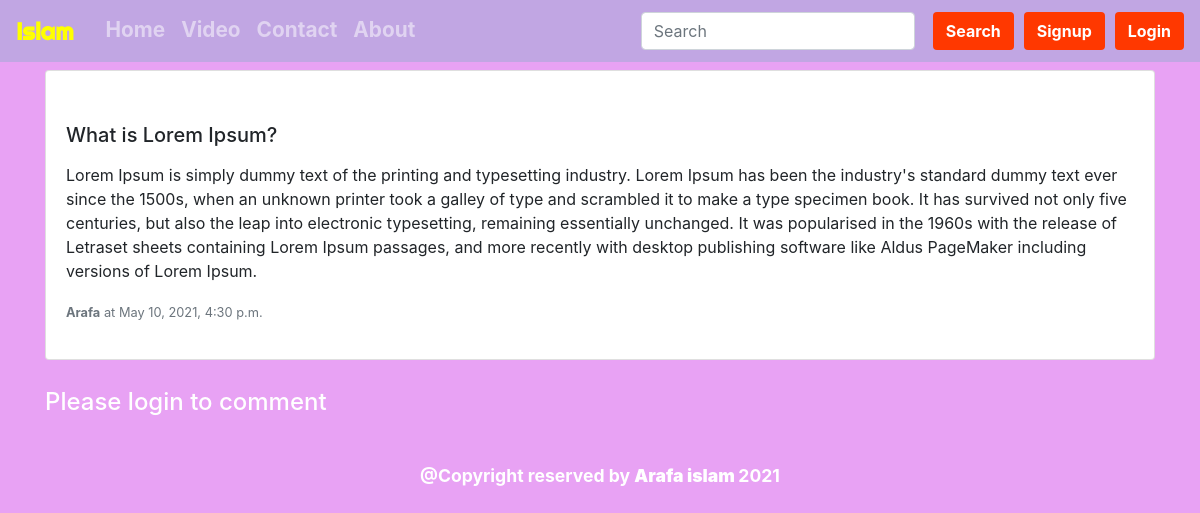
Page /myapp/what-is-lorem-ipsum-3 on the committed database.
### myapp/models.py (models this page shows, shortened)
class Post(models.Model):
    sno = models.AutoField(primary_key=True)
    title = models.CharField(max_length=300)
    slug = AutoSlugField(populate_from='title', unique_with='sno')
    content = models.TextField()
    author = models.CharField(max_length=25)
    timestamp = models.DateTimeField(default=now,blank=True)

### myapp/views.py (the view)
# urls.py: path('<str:slug>',views.homeviews,name='homeviews')
def homeviews(request,slug):
    post = Post.objects.filter(slug=slug).first()
    comments =BlogComment.objects.filter(post=post)
    context = {"post":post,"comments":comments,"user":request.user}
    return render(request, "homeviews.html",context)

### templates/homeviews.html (shortened to what this page needs)
{% extends 'base.html' %}
{% block body %}
<div class="container  my-1">
    <div class="row">
        <div class="col-sm-12 mt-1 mb-1">
            <div class="card">
                <div class="card-body my-3">
                    <h5 class="card-title my-3">{{post.title}}</h5>
                    <p class="card-text">
                     {{post.content}}
                    </p>
                    <p class="card-text"><small class="text-muted"><b> {{post.author}}</b> at {{post.timestamp}}</small>
                    </p>
                </div>
            </div>
        </div>
    </div>
</div>
{% if user.is_authenticated %}
<div class="container">
<h2 class="mt-3 text-white">Comment: ({{comments.count}})</h2>
<form method="POST" action="/myapp/homeComment">
{% csrf_token %}
  <div class="mt-3 text-white font-weight-bold">
    <label for="exampleFormControlTextarea1 ">Comment here</label>
    <input type="text" name="comment" class="form-control"  >
  </div>
<input type="hidden" value="{{post.sno}}" name="postSno" class="form-control">
<button type="submit" class="btn btn-primary mt-3 mb-3">Submit</button>
</form>
</div>
{% else %}
<div class="container text-white my-4">
<h4>Please login to comment</h4>
</div>
{% endif %}
{% endblock body %}

### templates/base.html (style rules this page uses)
body { background-color: #c309e460; }

### rows in the picture
Post: title "What is Lorem Ipsum?", content "Lorem Ipsum is simply dummy text of the printing and typesetting industry. Lorem Ipsum has been the industry's standard dummy text ever since the 1500s, when an unknown printer took a galley of type and scrambled it to make a type specimen book. It has survived not only five centuries, but also the leap into electronic typesetting, remaining essentially unchanged. It was popularised in the 1960s with the release of Letraset sheets containing Lorem Ipsum passages, and more recently with desktop publishing software like Aldus PageMaker including versions of Lorem Ipsum.", author "Arafa", timestamp "May 10, 2021, 4:30 p.m."
